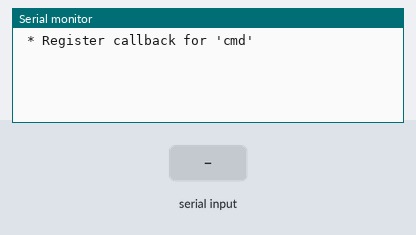
A sketch run on a simulated ESP32. Shown: the last lines printed to the serial monitor. The test bench sets the inputs (shaded band).

Above: at 1.2 s.
1.3 s: "help\n" received over Serial
At 2.2 s:
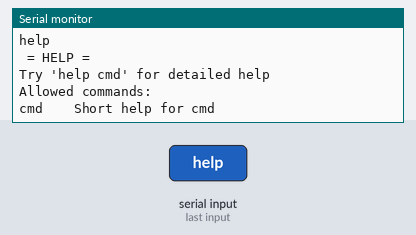
2.8 s: "?\n" received over Serial
4.3 s: "1\n" received over Serial
At 5.7 s:
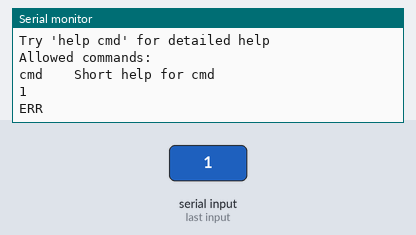

The sketch:

esp_cli.ino
```cpp
/*
 Name:		esp_cli.ino
 Created:	3/4/2017 12:25:10 PM
 Author:	agmun
*/

#include "CLI2.h"

CLI::Handler cli;

bool on_command(CLI::Handler &h, Print &prn) {
	prn.print("Command: ");
	prn.println(h.argv(0));
	prn.print("Argument count: ");
	Serial.println(h.argc());
	return true;
}

void setup() {
	Serial.begin(115200);
	cli.add("cmd", "Short help for cmd", "Long help for cmd and extra args", on_command);

}

String serBuf = "";
void onSerial() {
	while (Serial.available()) {
		if (128 < serBuf.length()) {
			Serial.println("\n\rERR");
			serBuf = "";
		}
		char c = (char)Serial.read();
		if (c == '\t') c = ' ';
		Serial.write(c);
		if (c == '\r') continue;
		if (c == '\n') {
			Serial.println();
			if (!cli.handle(Serial, serBuf)) {
				Serial.println("\nERR");
			}
			serBuf = "";
			break;
		}
		serBuf += c;
	}
}

void loop() {
	if (Serial.available()) onSerial();
	delay(10);
}
```

CLI2.cpp
```cpp
// CLI v2
// TODO: move CLI class to library

#include <Arduino.h>

#include "CLI2.h"

/*
#undef COMPONENT
#undef DEBUG_LEVEL
#define DEBUG_LEVEL 0
#define COMPONENT "CLI2"
#include <trace.h>
*/
#define TRACE(...) { ; }

namespace CLI {

Handler::Handler() {
  ; //
}

int Handler::find(String name) {
  if (name=="") return -1;
  for(int i=0;i<CLI_MAX_COMMANDS;i++) {
    if (_cmds[i]._name.equals(name)) return i;
  }
  return -1;
}

bool Handler::add(String name, String short_help, String long_help, cmdHandler *callback) {
  if (find(name) >=0 ) return false;
  for(int i=0;i<CLI_MAX_COMMANDS;i++) {
    if (_cmds[i]._name=="") {
      _cmds[i] = Command(name, short_help, long_help, callback);

      Serial.print(F(" * Register callback for '"));
      Serial.print(name);
      Serial.println("'");
      return i;
    }
  }
  return -1;
}

bool Handler::handle(Print &prn, String cmdline) {
    // split command
    // find in attached commands
    // invoke handler with self

    cmdline.trim();
    if (cmdline=="") return false;

    // clear prev result
    _argc = 0;
    for(int i=0;i<CLI_MAX_PARAMS;i++) {
      _argv[i] = "";
    }

    // split string by spaces
    for (unsigned int i=0;i<cmdline.length();i++) {
      char c = cmdline.charAt(i);
      if (_argc < CLI_MAX_PARAMS) {
        if (c==' ' || c=='\t') {
          TRACE("argv[%d] @%d = '%s'. Next.", _argc, i, _argv[_argc].c_str());
          _argc++;

        } else {
          TRACE("+ char '%c'", c);
          _argv[_argc] += c;
        }
      } else {
        TRACE("REST");
        _argv[_argc-1] += " ";
        _argv[_argc-1] += cmdline.substring(i);
        break;
      }
    }
    if (_argc < CLI_MAX_PARAMS) _argc++;

    if (_argv[0]=="help" || _argv[0]=="?") {
      if (_argc>1) help(prn, _argv[1]);
      else help(prn);
      return true;
    }

    int x;
    if ((x=find(_argv[0]))>=0) {
        Command cmd = _cmds[x];
        return cmd._cb(*this, prn);
        //return (*(_cmds[x]._cb))(this, printer);
    }
    return false;
}


void Handler::help(Print &prn, String cmd) {
  prn.println(F(" = HELP ="));

  if (cmd == "") {
   prn.println(F("Try 'help cmd' for detailed help\n\r"));
   prn.println(F("Allowed commands:"));

    for(int i=0;i<CLI_MAX_COMMANDS;i++) {
      if (_cmds[i]._name != "") {
        prn.print(_cmds[i]._name);
        prn.print("\t\t");
        prn.println(_cmds[i]._short);
      }
    }
    return;
  }

  int i = find(cmd);
  if (i < 0) {
    prn.print(F(" ! No help for '"));
    prn.print(cmd);
    prn.println("'");
    prn.println("Try 'help'");
    return;
  } else {
    prn.print(cmd);
    prn.print("\t\t");
    prn.println(_cmds[i]._short);
    prn.print("\t");
    prn.println(_cmds[i]._long);
  }
}

String Handler::join_from(int index) {
  String s = "";
  for(int i=index;i<_argc;i++) {
    String _s0 = _argv[i];
    TRACE(" +join #%d '%s'", i, _s0.length() ? _s0.c_str() : "NULL");
    if (i != index) s += " ";
    s += _argv[i];
  }
  return s;
}

// ====

Command::Command() {
  ;
}

Command::Command(String name, String short_help, String long_help, cmdHandler * callback) {
  _name = name;
  _short = short_help;
  _long = long_help;
  _cb = callback;
}

Command::Command(String name, const __FlashStringHelper* short_help, const __FlashStringHelper* long_help, cmdHandler * callback) {
  _name = String(name);
  _short = String(short_help);
  _long = String(long_help);
  _cb = callback;
}


} // namespace
```

CLI2.h
```cpp
// (licence header left out)
// CLI v2

#pragma once

namespace CLI {

// max supported commands
#define CLI_MAX_COMMANDS 20
// max arguments including command name
#define CLI_MAX_PARAMS  5


class Command;
class Handler;

typedef bool (cmdHandler) (Handler&, Print&);

class Command {
  protected:
    String _name;
    String _short;
    String _long;
    cmdHandler *_cb;

    friend Handler;
  public:
    Command();
    Command(String name, String short_help, String long_help, cmdHandler *callback);
    Command(String name, const __FlashStringHelper* short_help, const __FlashStringHelper* long_help, cmdHandler *callback);
};

class Handler {
  private:
    Command _cmds[CLI_MAX_COMMANDS];
    String _argv[CLI_MAX_PARAMS];
    int _argc = 0;

  public:
    Handler();
    // add command handler to list
    bool add(String name, String short_help, String long_help, cmdHandler *callback);
    // find index of command
    int find(String name);
    // find and call handler for command, returns handler result
    bool handle(Print &prn, String cmdline);

    // get argument by `index`
    String argv(int index) { return ((index<_argc) ? _argv[index] : ""); };
    // get argument count (including command)
    int argc() { return _argc; };

    // join arguments back starting from `index`
    String join_from(int index);

    // print list of commands or help for passed `cmd`
    void help(Print &prn, String cmd="");
};

} // namespace
```

Measured:
- after the input at 1.3 s, the serial monitor: prints a new line at once (image 1)
- after the input at 4.3 s, the serial monitor: prints a new line at once (image 2)
